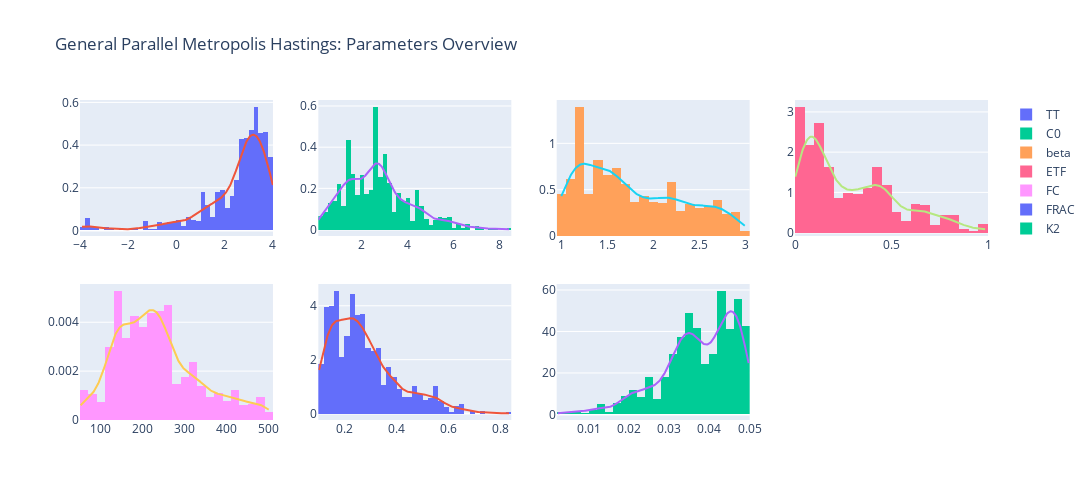

Here is the notebook cell this chart was saved with:
### Markdown cell above
# Plotting

### Code cell
fig = make_subplots(rows=2, cols=4)

# Histogram and KDE
for i, col in enumerate(samples.columns):
    row = (i // 4) + 1
    col_idx = (i % 4) + 1

    # Histogram
    fig.add_trace(
        go.Histogram(x=samples[col], name=col, histnorm="probability density"),
        row=row,
        col=col_idx,
    )

    # KDE calculation
    kde = gaussian_kde(samples[col])
    x_values = np.linspace(samples[col].min(), samples[col].max(), 300)
    kde_values = kde(x_values)
    fig.add_trace(
        go.Scatter(
            x=x_values, y=kde_values, mode="lines", name=f"KDE {col}", showlegend=False
        ),
        row=row,
        col=col_idx,
    )

# Update layout
fig.update_layout(
    height=500,
    width=1200,
    title_text="General Parallel Metropolis Hastings: Parameters Overview",
)
fig.show()

### Figure 1 — Plotly figure (JSON) as saved in the notebook; plotly's stock layout.template omitted (floating-point values rounded to 4 significant figures; data arrays with more than 128 entries replaced by an {"elided": "..."} marker saying what was removed)
{"data": [{"histnorm": "probability density", "name": "TT", "type": "histogram", "x": {"elided": "889 float values"}, "xaxis": "x", "yaxis": "y"}, {"mode": "lines", "name": "KDE TT", "showlegend": false, "type": "scatter", "x": {"elided": "300 float values"}, "xaxis": "x", "y": {"elided": "300 float values"}, "yaxis": "y"}, {"histnorm": "probability density", "name": "C0", "type": "histogram", "x": {"elided": "889 float values"}, "xaxis": "x2", "yaxis": "y2"}, {"mode": "lines", "name": "KDE C0", "showlegend": false, "type": "scatter", "x": {"elided": "300 float values"}, "xaxis": "x2", "y": {"elided": "300 float values"}, "yaxis": "y2"}, {"histnorm": "probability density", "name": "beta", "type": "histogram", "x": {"elided": "889 float values"}, "xaxis": "x3", "yaxis": "y3"}, {"mode": "lines", "name": "KDE beta", "showlegend": false, "type": "scatter", "x": {"elided": "300 float values"}, "xaxis": "x3", "y": {"elided": "300 float values"}, "yaxis": "y3"}, {"histnorm": "probability density", "name": "ETF", "type": "histogram", "x": {"elided": "889 float values"}, "xaxis": "x4", "yaxis": "y4"}, {"mode": "lines", "name": "KDE ETF", "showlegend": false, "type": "scatter", "x": {"elided": "300 float values"}, "xaxis": "x4", "y": {"elided": "300 float values"}, "yaxis": "y4"}, {"histnorm": "probability density", "name": "FC", "type": "histogram", "x": {"elided": "889 float values"}, "xaxis": "x5", "yaxis": "y5"}, {"mode": "lines", "name": "KDE FC", "showlegend": false, "type": "scatter", "x": {"elided": "300 float values"}, "xaxis": "x5", "y": {"elided": "300 float values"}, "yaxis": "y5"}, {"histnorm": "probability density", "name": "FRAC", "type": "histogram", "x": {"elided": "889 float values"}, "xaxis": "x6", "yaxis": "y6"}, {"mode": "lines", "name": "KDE FRAC", "showlegend": false, "type": "scatter", "x": {"elided": "300 float values"}, "xaxis": "x6", "y": {"elided": "300 float values"}, "yaxis": "y6"}, {"histnorm": "probability density", "name": "K2", "type": "histogram", "x": {"elided": "889 float values"}, "xaxis": "x7", "yaxis": "y7"}, {"mode": "lines", "name": "KDE K2", "showlegend": false, "type": "scatter", "x": {"elided": "300 float values"}, "xaxis": "x7", "y": {"elided": "300 float values"}, "yaxis": "y7"}], "layout": {"height": 500, "title": {"text": "General Parallel Metropolis Hastings: Parameters Overview"}, "width": 1200, "xaxis": {"anchor": "y", "domain": [0, 0.2125]}, "xaxis2": {"anchor": "y2", "domain": [0.2625, 0.475]}, "xaxis3": {"anchor": "y3", "domain": [0.525, 0.7375]}, "xaxis4": {"anchor": "y4", "domain": [0.7875, 1]}, "xaxis5": {"anchor": "y5", "domain": [0, 0.2125]}, "xaxis6": {"anchor": "y6", "domain": [0.2625, 0.475]}, "xaxis7": {"anchor": "y7", "domain": [0.525, 0.7375]}, "xaxis8": {"anchor": "y8", "domain": [0.7875, 1]}, "yaxis": {"anchor": "x", "domain": [0.575, 1]}, "yaxis2": {"anchor": "x2", "domain": [0.575, 1]}, "yaxis3": {"anchor": "x3", "domain": [0.575, 1]}, "yaxis4": {"anchor": "x4", "domain": [0.575, 1]}, "yaxis5": {"anchor": "x5", "domain": [0, 0.425]}, "yaxis6": {"anchor": "x6", "domain": [0, 0.425]}, "yaxis7": {"anchor": "x7", "domain": [0, 0.425]}, "yaxis8": {"anchor": "x8", "domain": [0, 0.425]}}}
